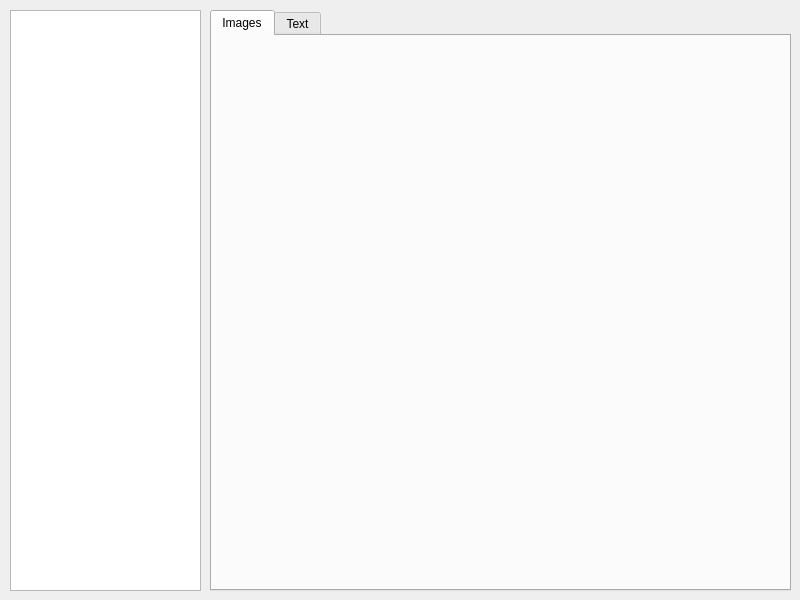
<?xml version="1.0" encoding="UTF-8"?>
<ui version="4.0">
 <class>QMainWindow</class>
 <widget class="QMainWindow" name="QMainWindow">
  <property name="geometry">
   <rect>
    <x>0</x>
    <y>0</y>
    <width>800</width>
    <height>600</height>
   </rect>
  </property>
  <property name="sizePolicy">
   <sizepolicy hsizetype="Fixed" vsizetype="Fixed">
    <horstretch>0</horstretch>
    <verstretch>0</verstretch>
   </sizepolicy>
  </property>
  <property name="windowTitle">
   <string>AlphaAnalyser</string>
  </property>
  <widget class="QWidget" name="centralwidget">
   <widget class="QTabWidget" name="tabWidget">
    <property name="geometry">
     <rect>
      <x>210</x>
      <y>10</y>
      <width>581</width>
      <height>581</height>
     </rect>
    </property>
    <property name="currentIndex">
     <number>0</number>
    </property>
    <widget class="QWidget" name="tabImages">
     <attribute name="title">
      <string>Images</string>
     </attribute>
     <widget class="QWidget" name="verticalLayoutWidget">
      <property name="geometry">
       <rect>
        <x>10</x>
        <y>10</y>
        <width>561</width>
        <height>531</height>
       </rect>
      </property>
      <layout class="QVBoxLayout" name="verticalLayoutImages"/>
     </widget>
    </widget>
    <widget class="QWidget" name="tabText">
     <attribute name="title">
      <string>Text</string>
     </attribute>
     <widget class="QWidget" name="verticalLayoutWidget_2">
      <property name="geometry">
       <rect>
        <x>10</x>
        <y>10</y>
        <width>561</width>
        <height>531</height>
       </rect>
      </property>
      <layout class="QVBoxLayout" name="verticalLayoutText"/>
     </widget>
    </widget>
   </widget>
   <widget class="QListWidget" name="listWidget">
    <property name="geometry">
     <rect>
      <x>10</x>
      <y>10</y>
      <width>191</width>
      <height>581</height>
     </rect>
    </property>
   </widget>
  </widget>
 </widget>
 <resources/>
 <connections/>
</ui>
